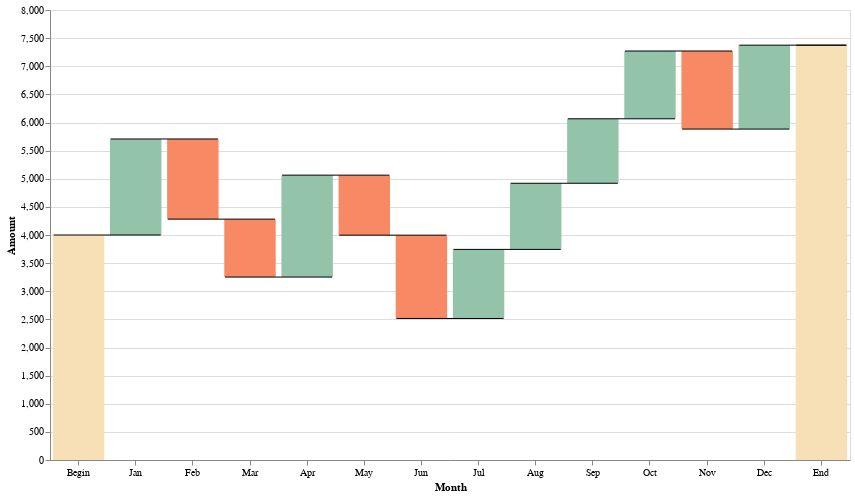

Notebook code cell kept with this figure:
### Markdown cell above
As shown above, Altair allows us to set color by setting the domain and range properties of the scale corresponding to color encoding. This is super handy for categorical data where we want to have full control of the color palette. Also note that we turned off the color legend by setting it to `None`.

### Adding Line Annotations

This is as much as we can do with simple bar chart.  Comparing to our [target plot](https://vega.github.io/vega-lite/examples/waterfall_chart.html), we are still missing some line segments and some texts. Let's start with the lines.

### Code cell
source['label2'] = np.roll(source['label'], -1)
source.at[13, 'label2'] = "End"

rule_layer = alt.Chart(source).mark_rule(xOffset=-25, x2Offset=25)\
    .encode(y=alt.Y("y2"), 
            x=alt.X("label:N", sort=None), 
            x2=alt.X2("label2:N"))
chart = bar_layer + rule_layer
chart.properties(width=800, height=450)

### Figure 1 — Vega-Lite specification as saved in the notebook (floating-point values rounded to 4 significant figures)
{"config": {"view": {"continuousWidth": 400, "continuousHeight": 300}}, "layer": [{"mark": "bar", "encoding": {"color": {"field": "profit", "legend": null, "scale": {"domain": ["NA", "profit", "loss"], "range": ["#f7e0b6", "#93c4aa", "#f78a64"]}, "type": "nominal"}, "x": {"axis": {"labelAngle": 0}, "field": "label", "sort": null, "title": "Month", "type": "nominal"}, "y": {"field": "y1", "title": "Amount", "type": "quantitative"}, "y2": {"field": "y2"}}}, {"mark": {"type": "rule", "x2Offset": 25, "xOffset": -25}, "encoding": {"x": {"field": "label", "sort": null, "type": "nominal"}, "x2": {"field": "label2"}, "y": {"field": "y2", "type": "quantitative"}}}], "data": {"name": "data-95fa0ea8e51f94226934fd75a8581be2"}, "height": 450, "width": 800, "$schema": "https://vega.github.io/schema/vega-lite/v4.17.0.json", "datasets": {"data-95fa0ea8e51f94226934fd75a8581be2": [{"label": "Begin", "amount": 4000, "y2": 4000, "y1": 0, "profit": "NA", "label2": "Jan"}, {"label": "Jan", "amount": 1707, "y2": 5707, "y1": 4000, "profit": "profit", "label2": "Feb"}, {"label": "Feb", "amount": -1425, "y2": 4282, "y1": 5707, "profit": "loss", "label2": "Mar"}, {"label": "Mar", "amount": -1030, "y2": 3252, "y1": 4282, "profit": "loss", "label2": "Apr"}, {"label": "Apr", "amount": 1812, "y2": 5064, "y1": 3252, "profit": "profit", "label2": "May"}, {"label": "May", "amount": -1067, "y2": 3997, "y1": 5064, "profit": "loss", "label2": "Jun"}, {"label": "Jun", "amount": -1481, "y2": 2516, "y1": 3997, "profit": "loss", "label2": "Jul"}, {"label": "Jul", "amount": 1228, "y2": 3744, "y1": 2516, "profit": "profit", "label2": "Aug"}, {"label": "Aug", "amount": 1176, "y2": 4920, "y1": 3744, "profit": "profit", "label2": "Sep"}, {"label": "Sep", "amount": 1146, "y2": 6066, "y1": 4920, "profit": "profit", "label2": "Oct"}, {"label": "Oct", "amount": 1205, "y2": 7271, "y1": 6066, "profit": "profit", "label2": "Nov"}, {"label": "Nov", "amount": -1388, "y2": 5883, "y1": 7271, "profit": "loss", "label2": "Dec"}, {"label": "Dec", "amount": 1492, "y2": 7375, "y1": 5883, "profit": "profit", "label2": "End"}, {"label": "End", "amount": 0, "y2": 7375, "y1": 0, "profit": "NA", "label2": "End"}]}}
